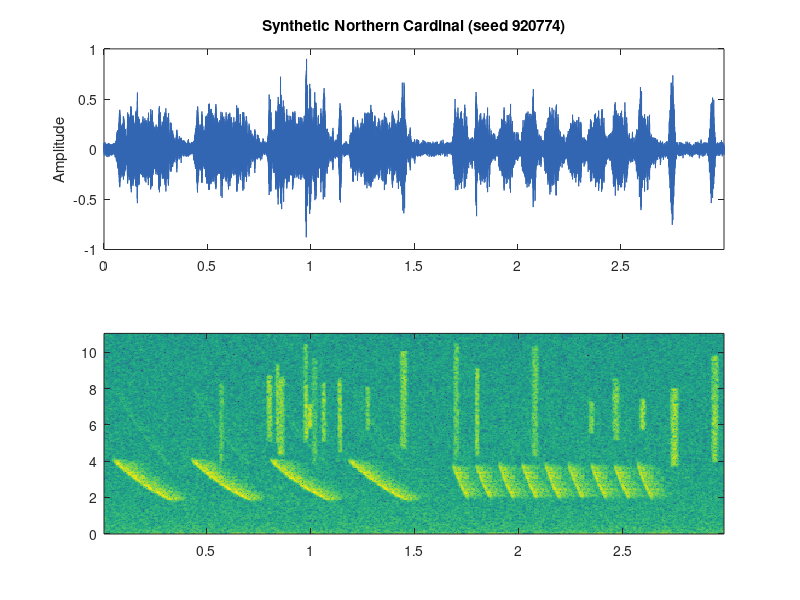

Write the MATLAB code that produced this figure. (Note: this script raises an error after producing the figure.)
function [y, fs, info] = birdCallGenerator(species, varargin)
%BIRDCALLGENERATOR Synthesize a bird song with FM/AM synthesis.
%   y = birdCallGenerator('Northern Cardinal') returns 3 seconds of
%   synthetic cardinal song at 22,050 Hz, the sample rate of the training
%   data, so the output can go straight into birdCallAnalyzer.
%
%   [y, fs, info] = birdCallGenerator(species, Name, Value, ...)
%
%   species   'Northern Cardinal' | 'American Robin' | 'Song Sparrow' |
%             'Bewick''s Wren' | 'Northern Mockingbird' | 'all'
%             Four-letter codes (NOCA, AMRO, SOSP, BEWR, NOMO) and single
%             words ('cardinal', 'robin', 'sparrow', 'wren', 'mockingbird')
%             also work.
%
%   Options
%     'Seed'      random seed. Each seed is a different song; the same seed
%                 always gives the same song. Default: random.
%     'Duration'  length in seconds (default 3, the training clip length)
%     'SNR'       background level, in dB below the song. Default: what is
%                 typical for that species in the training recordings
%                 (wren 11, cardinal 13, robin 15, sparrow 17,
%                 mockingbird 25). Inf = no background at all.
%     'Reverb'    amount of echo, 0 (none) to 1 (default 0.5)
%     'OutFile'   also write the song to this WAV file
%     'Play'      play it through the speakers (default false)
%     'Plot'      show waveform + spectrogram (default: true when called
%                 with no output arguments)
%     'Count'     with 'all': songs per species (default 3)
%     'OutDir'    with 'all': folder for the WAV files
%                 (default 'Synthetic Calls')
%
%   Examples
%     birdCallGenerator('cardinal', 'Play', true)
%     birdCallGenerator('NOCA', 'Seed', 4, 'OutFile', 'fake_cardinal.wav');
%     birdCallAnalyzer('fake_cardinal.wav')    % does the classifier buy it?
%     birdCallGenerator('all', 'Count', 5)     % 25 WAV files
%
%   How it works
%     Every note is a sinusoid whose instantaneous frequency follows a
%     contour f(t). The phase is the running integral of frequency,
%         phi(n) = 2*pi * cumsum(f) / fs,
%     so a falling f(t) gives a downslurred whistle (an FM chirp).
%     Harmonics add timbre, a raised-cosine envelope shapes each note's
%     attack and decay, fast sinusoidal FM + AM (100-300 Hz) turns a tone
%     into a buzz, and band-limited noise makes harsh calls. Each species
%     is a recipe that arranges these notes in time. Finally the song gets
%     the things every field recording has: slight pitch wobble, echoes
%     (reverb by FFT convolution), and background hiss with faint ticks.
%     Without them the analyzer hears pure tones in silence and calls
%     almost everything a mockingbird.
%
%   Uses only base MATLAB (no toolboxes).
%
%   See also birdCallAnalyzer, testGenerator.

    if nargin < 1 || isempty(species), species = 'Northern Cardinal'; end
    opt = parseOptions(varargin, nargout);
    fs  = 22050;

    if strcmpi(char(species), 'all')
        info = generateAll(opt, fs);
        if nargout > 0, y = []; end
        return;
    end

    [name, code, typicalSnr] = resolveSpecies(species);
    snr = opt.SNR;
    if isempty(snr), snr = typicalSnr; end
    seed = opt.Seed;
    if isempty(seed), seed = randi(1e6); end
    setSeed(seed);

    n = round(opt.Duration * fs);
    switch code
        case 'NOCA', y = cardinalSong(n, fs);
        case 'AMRO', y = robinSong(n, fs);
        case 'SOSP', y = songSparrowSong(n, fs);
        case 'BEWR', y = wrenSong(n, fs);
        case 'NOMO', y = mockingbirdSong(n, fs);
    end
    y = addReverb(y, fs, opt.Reverb);
    y = addBackground(y, fs, snr);
    y = 0.9 * y / max(abs(y));

    info = struct('species', name, 'code', code, 'fs', fs, 'seed', seed, ...
                  'snr', snr, 'file', opt.OutFile);
    if ~isempty(opt.OutFile)
        audiowrite(opt.OutFile, y, fs);
    end
    if opt.Play
        sound(y, fs);
    end
    if opt.Plot
        plotSong(y, fs, sprintf('Synthetic %s (seed %d)', name, seed));
    end
    if nargout == 0
        clear y      % don't print 66,000 samples when called without a semicolon
    end
end

%% ========================================================================
%  Species recipes. Frequencies in Hz, times in seconds. u(a,b) draws a
%  uniform random number, so every call varies a little, like real birds.
%  ========================================================================

function y = cardinalSong(n, fs)
% Loud, clear slurred whistles: a phrase of long slurs ("cheer cheer" going
% down, or "wheet wheet" going up), then a fast run of short downslurs
% ("chew-chew-chew"). Almost a pure tone; energy spread over 1.5-4.4 kHz.
    y = zeros(n, 1);  dur = n / fs;
    harm = [1 0.04 0.01];
    t = u(0.05, 0.25);
    while t < dur - 0.3
        % Phrase A: 2-4 long slurs
        goingDown = rand < 0.65;
        if goingDown
            fA = u(3800, 4400);  fB = u(1500, 1800);
        else
            fA = u(1500, 1800);  fB = u(3600, 4100);
        end
        len = u(0.22, 0.32);  gap = u(0.06, 0.12);
        for k = 1:randi([2 4])
            if goingDown
                x = note(fs, len, fA, fB, 'exp', harm, 0.05, 0.15);
            else
                x = note(fs, len, fA, fB, 'exp', harm, 0.15, 0.05);
            end
            y = place(y, u(0.85, 1) * x, t, fs);
            t = t + len + gap;
        end
        % Phrase B: fast, short downslurs
        t = t + u(0.05, 0.15);
        len = u(0.07, 0.11);  gap = u(0.03, 0.05);
        f1 = u(3500, 4000);   f2 = u(1600, 2000);
        for k = 1:randi([4 9])
            x = note(fs, len, f1, f2, 'exp', harm, 0.1, 0.2);
            y = place(y, u(0.8, 1) * x, t, fs);
            t = t + len + gap;
        end
        t = t + u(0.3, 0.7);
    end
end

function y = robinSong(n, fs)
% "Cheerily, cheer-up, cheerio": short phrases of 2-4 warbled syllables,
% each rising and falling within about 1.7-3.7 kHz, then a pause. The
% syllables in a phrase run together without breaks: one continuous
% voice that dips in loudness between syllables. Rounder and slower than
% a cardinal (about 2-3 phrases a second).
    y = zeros(n, 1);  dur = n / fs;
    harm = [1 0.08 0.02];
    t = u(0.05, 0.3);
    while t < dur - 0.2
        base = u(1900, 2300);                 % each phrase has its own pitch
        fc = [];  ac = [];
        for k = 1:randi([2 4])
            m  = round(u(0.10, 0.16) * fs);
            lo = base * u(0.9, 1.0);
            hi = base * u(1.35, 1.6);
            switch randi(4)
                case {1, 2}, fk = sweep(m, lo, hi, 'arch');
                case 3,      fk = sweep(m, hi, lo, 'lin');
                case 4,      fk = sweep(m, lo, hi, 'lin');
            end
            fc = [fc; fk];                                     %#ok<AGROW>
            ac = [ac; 0.55 + 0.45 * env(m, 0.3, 0.35)];        %#ok<AGROW>
        end
        x = tone(fc, fs, harm) .* ac .* env(numel(fc), 0.05, 0.1);
        y = place(y, u(0.8, 1) * x, t, fs);
        t = t + numel(fc)/fs + u(0.25, 0.5);
    end
end

function y = songSparrowSong(n, fs)
% Classic pattern: 2-4 clear introductory notes ("sweet sweet sweet"),
% a buzz, a rapid trill, then a jumble of short, varied notes. Brighter
% and busier than the whistlers; energy mostly 3-6 kHz.
    y = zeros(n, 1);  dur = n / fs;
    harm = [1 0.25 0.06];
    t = u(0.05, 0.3);
    while t < dur - 0.5
        % 1) Introductory notes
        f = u(2600, 3300);
        for k = 1:randi([2 4])
            len = u(0.07, 0.11);
            x = note(fs, len, 1.1*f, 0.9*f, 'lin', harm, 0.1, 0.3);
            y = place(y, x, t, fs);
            t = t + len + u(0.08, 0.14);
        end
        % 2) Buzz
        len = u(0.25, 0.45);
        x = buzz(fs, len, u(4100, 5000), u(800, 1400), u(120, 220), harm);
        y = place(y, 0.7 * x, t, fs);
        t = t + len + u(0.04, 0.08);
        % 3) Trill: fast, steep downsweeps
        rate = u(14, 20);
        fA = u(5500, 6800);  fB = u(2800, 3600);
        for k = 1:randi([6 12])
            x = note(fs, 0.6/rate, fA, fB, 'exp', harm, 0.1, 0.4);
            y = place(y, 0.8 * x, t, fs);
            t = t + 1/rate;
        end
        % 4) Terminal jumble
        for k = 1:randi([4 8])
            len = u(0.03, 0.08);
            f1 = u(2300, 6400);  f2 = f1 * u(0.6, 1.4);
            x = note(fs, len, f1, f2, 'lin', harm, 0.1, 0.4);
            y = place(y, u(0.6, 1) * x, t, fs);
            t = t + len + u(0.02, 0.06);
        end
        t = t + u(0.8, 1.5);                  % pause before the next song
    end
end

function y = wrenSong(n, fs)
% Bewick's Wren: thin and high. One or two buzzy or whistled intro notes,
% then two trills with different note shapes and speeds. Lives in the same
% 2.6-5.5 kHz range as the Song Sparrow, but is built from longer trills.
    y = zeros(n, 1);  dur = n / fs;
    harm = [1 0.2 0.05];
    t = u(0.05, 0.3);
    while t < dur - 0.5
        % Intro: high buzz or high downslurred whistle
        for k = 1:randi([1 2])
            len = u(0.15, 0.25);
            if rand < 0.5
                x = buzz(fs, len, u(4000, 5200), u(500, 800), u(150, 250), harm);
            else
                x = note(fs, len, u(5000, 5800), u(3300, 3900), 'exp', harm, 0.1, 0.3);
            end
            y = place(y, 0.8 * x, t, fs);
            t = t + len + u(0.06, 0.12);
        end
        % Trill 1: fast upsweeps
        rate = u(9, 13);
        fA = u(2900, 3400);  fB = u(4500, 5300);
        for k = 1:round(u(0.5, 0.9) * rate)
            x = note(fs, 0.6/rate, fA, fB, 'exp', harm, 0.2, 0.3);
            y = place(y, x, t, fs);
            t = t + 1/rate;
        end
        t = t + u(0.03, 0.08);
        % Trill 2: slower, lower downsweeps
        rate = u(6, 10);
        fA = u(4000, 4800);  fB = u(2600, 3000);
        for k = 1:round(u(0.4, 0.8) * rate)
            x = note(fs, 0.6/rate, fA, fB, 'exp', harm, 0.1, 0.35);
            y = place(y, 0.9 * x, t, fs);
            t = t + 1/rate;
        end
        t = t + u(0.6, 1.2);
    end
end

function y = mockingbirdSong(n, fs)
% The mimic: a run of different phrase types, each repeated 3-5 times
% before switching. Phrases are borrowed sounds:
% cardinal-like slurs, robin-like warbles, quick trills, two-note
% whistles, and the odd harsh "chack". Mostly tonal, around 1.8-3.8 kHz.
    y = zeros(n, 1);  dur = n / fs;
    harm = [1 0.06 0.015];
    t = u(0.0, 0.15);
    while t < dur
        x = mockPhrase(fs, harm);
        for r = 1:randi([3 5])
            y = place(y, u(0.8, 1) * x, t, fs);
            t = t + numel(x)/fs + u(0.06, 0.1);
        end
        t = t + u(0.15, 0.3);
    end
end

function x = mockPhrase(fs, harm)
% One phrase for the mockingbird to repeat.
    switch randi(6)
        case 1   % borrowed cardinal slur
            x = note(fs, u(0.15, 0.25), u(3200, 3800), u(1700, 2100), 'exp', harm, 0.08, 0.25);
        case 2   % borrowed robin warble: two arched syllables
            b = u(2000, 2500);
            x = [note(fs, u(0.08, 0.12), b, 1.2*b, 'arch', harm, 0.2, 0.3); ...
                 zeros(round(0.02*fs), 1); ...
                 note(fs, u(0.08, 0.12), 0.95*b, 1.4*b, 'arch', harm, 0.2, 0.3)];
        case 3   % quick trill
            r = u(18, 28);  f1 = u(2600, 3600);  f2 = f1 * u(0.75, 0.9);
            x = [];
            for k = 1:randi([4 7])
                x = [x; note(fs, 0.6/r, f1, f2, 'lin', harm, 0.1, 0.3); zeros(round(0.4*fs/r), 1)]; %#ok<AGROW>
            end
        case 4   % two-note whistle ("tee-oo")
            fA = u(2800, 3600);
            x = [note(fs, u(0.06, 0.1), fA, fA*1.05, 'lin', harm, 0.2, 0.2); ...
                 note(fs, u(0.08, 0.12), fA*0.8, fA*0.7, 'lin', harm, 0.1, 0.3)];
        case 5   % rising-falling whistle
            fA = u(1700, 2200);
            x = note(fs, u(0.15, 0.25), fA, fA*u(1.4, 1.7), 'arch', harm, 0.15, 0.25);
        case 6   % harsh "chack", softened by a tonal core
            len = u(0.05, 0.08);
            nz  = bandNoise(round(len*fs), fs, 1500, 4500);
            x   = (0.35*nz + note(fs, len, 2600, 2200, 'lin', harm, 0.05, 0.05)) ...
                  .* env(round(len*fs), 0.05, 0.6);
    end
end

%% ========================================================================
%  Building blocks
%  ========================================================================

function x = note(fs, dur, f1, f2, shape, harm, att, rel)
% One note: a frequency sweep from f1 to f2 with an attack/release envelope.
    n = max(2, round(dur * fs));
    x = tone(sweep(n, f1, f2, shape), fs, harm) .* env(n, att, rel);
end

function f = sweep(n, f1, f2, shape)
% Frequency contour over n samples.
%   'lin'   straight line from f1 to f2
%   'exp'   constant ratio per second (a straight line on a log axis)
%   'arch'  rises from f1 to f2 at the midpoint, then falls back to f1
    t = linspace(0, 1, n)';
    switch shape
        case 'lin',  f = f1 + (f2 - f1) * t;
        case 'exp',  f = f1 * (f2 / f1) .^ t;
        case 'arch', f = f1 + (f2 - f1) * sin(pi * t);
        otherwise,   error('birdCallGenerator:shape', 'Unknown sweep shape "%s".', shape);
    end
end

function y = tone(f, fs, harm)
% Harmonic tone following the frequency contour f (one value per sample).
% Phase = running integral of frequency, so the pitch follows f exactly.
% A slight random pitch wander is added because no real bird
% holds a perfectly steady pitch; without it every note is an unnaturally
% thin spectral line. (About 2% wander, at rates up to 120 Hz.)
    f   = f(:);
    f   = f .* (1 + 0.02 * smoothNoise(numel(f), fs, 120));
    phi = 2*pi * cumsum(f) / fs;
    y   = zeros(size(f));
    for k = 1:numel(harm)
        if harm(k) == 0, continue; end
        ok = k * f < 0.45 * fs;                  % drop harmonics that would alias
        y  = y + harm(k) * sin(k * phi) .* ok;
    end
end

function e = env(n, att, rel)
% Raised-cosine attack and release; att and rel are fractions of the note.
    e  = ones(n, 1);
    na = max(1, round(att * n));
    nr = max(1, round(rel * n));
    e(1:na) = 0.5 - 0.5*cos(pi * (0:na-1)' / na);
    e(end-nr+1:end) = e(end-nr+1:end) .* (0.5 + 0.5*cos(pi * (1:nr)' / nr));
end

function x = buzz(fs, dur, fc, depth, rate, harm)
% Buzz: a carrier whose pitch and loudness wobble 'rate' times a second.
    n  = max(2, round(dur * fs));
    t  = (0:n-1)' / fs;
    f  = fc + depth * sin(2*pi*rate*t);
    am = 0.55 + 0.45 * cos(2*pi*rate*t);
    x  = tone(f, fs, harm) .* am .* env(n, 0.1, 0.2);
end

function w = smoothNoise(n, fs, bw)
% Random signal in [-1, 1] containing only frequencies below bw Hz.
    W  = fft(randn(n, 1));
    fr = (0:n-1)' * fs / n;
    fr = min(fr, fs - fr);
    W(fr > bw) = 0;
    w  = real(ifft(W));
    w  = w / (max(abs(w)) + eps);
end

function y = addReverb(y, fs, wet)
% Echoes off trees and ground: convolve with an impulse response of
% exponentially decaying noise (60 dB of decay in rt60 seconds), done with
% the FFT because direct convolution of 66,000 x 5,000 samples is slow.
    if wet <= 0, return; end
    rt60 = 0.25;
    nIr  = round(rt60 * fs);
    t    = (0:nIr-1)' / fs;
    ir   = randn(nIr, 1) .* exp(-6.9 * t / rt60);
    nfft = 2^nextpow2(numel(y) + nIr - 1);
    r    = real(ifft(fft(y, nfft) .* fft(ir, nfft)));
    r    = r(1:numel(y));
    r    = r * sqrt(mean(y.^2) / (mean(r.^2) + eps));      % match loudness
    y    = (1 - wet) * y + wet * r;
end

function x = bandNoise(n, fs, fLo, fHi)
% White noise band-limited to [fLo, fHi] Hz by zeroing FFT bins.
    X = fft(randn(n, 1));
    f = (0:n-1)' * fs / n;
    f = min(f, fs - f);                          % frequency of each bin
    X(f < fLo | f > fHi) = 0;
    x = real(ifft(X));
    x = x / (max(abs(x)) + eps);
end

function y = place(y, x, t0, fs)
% Mix note x into y starting at t0 seconds; anything past the end is cut.
    i0 = round(t0 * fs) + 1;
    if i0 > numel(y), return; end
    i1 = min(numel(y), i0 + numel(x) - 1);
    y(i0:i1) = y(i0:i1) + x(1:i1-i0+1);
end

function y = addBackground(y, fs, snrDb)
% Real recordings always have sound under the bird. Two layers, scaled to
% sit snrDb below the song:
%   1) steady hiss whose power falls off with frequency (~1/f^0.6, between
%      white and pink noise), and
%   2) scattered faint ticks in the 3.5-10 kHz range (insects, distant
%      birds) at random times, about 8 a second, so the high bands
%      flicker the way they do in field recordings instead of sitting flat.
    if isinf(snrDb), return; end
    n = numel(y);
    sig   = y(abs(y) > 1e-3 * max(abs(y)));      % RMS of the song itself
    level = sqrt(mean(sig.^2)) * 10^(-snrDb/20);

    X = fft(randn(n, 1));
    f = (0:n-1)' * fs / n;
    f = min(f, fs - f);
    f(1) = f(2);                                 % avoid dividing by zero at DC
    hiss = real(ifft(X ./ f.^0.3));              % amplitude ~ f^-0.3, power ~ f^-0.6
    hiss = hiss / sqrt(mean(hiss.^2));

    ticks = zeros(n, 1);
    t = 0;
    while true
        t = t - log(rand) / 8;                   % random (Poisson) arrival times
        if t >= n/fs, break; end
        m = round(u(0.01, 0.05) * fs);
        x = bandNoise(m, fs, u(3500, 6000), u(7000, 10500)) .* env(m, 0.5, 0.5);
        ticks = place(ticks, u(0.5, 1.5) * x, t, fs);
    end
    ticks = ticks / sqrt(mean(ticks.^2) + eps);

    y = y + level * (hiss + 2 * ticks);
end

function r = u(a, b)
% Uniform random number in [a, b].
    r = a + (b - a) * rand;
end

function setSeed(seed)
    if exist('rng', 'file') || exist('rng', 'builtin')
        rng(seed);
    else
        rand('seed', seed); randn('seed', seed); %#ok<RAND>
    end
end

%% ========================================================================
%  Options, batch mode, plotting
%  ========================================================================

function [name, code, snr] = resolveSpecies(s)
% Name, code, and typical recording SNR (dB) for each species. The SNRs
% were calibrated against the training recordings: wren and sparrow clips
% are the noisiest (spectral flatness ~0.015), mockingbird clips the
% cleanest (~0.005; they sing loudly from exposed perches).
    names = {'Bewick''s Wren', 'Northern Cardinal', 'American Robin', ...
             'Song Sparrow', 'Northern Mockingbird'};
    codes = {'BEWR', 'NOCA', 'AMRO', 'SOSP', 'NOMO'};
    words = {'wren', 'cardinal', 'robin', 'sparrow', 'mockingbird'};
    snrs  = [11 13 15 17 25];
    s = lower(strtrim(char(s)));
    for k = 1:numel(names)
        if strcmpi(s, names{k}) || strcmpi(s, codes{k}) || ~isempty(strfind(s, words{k}))
            name = names{k};  code = codes{k};  snr = snrs(k);
            return;
        end
    end
    error('birdCallGenerator:species', 'Unknown species "%s". Use one of: %s, or ''all''.', ...
          s, strjoin(names, ', '));
end

function opt = parseOptions(args, nOut)
    opt = struct('Seed', [], 'Duration', 3, 'SNR', [], 'Reverb', 0.5, 'OutFile', '', ...
                 'Play', false, 'Plot', nOut == 0, 'Count', 3, ...
                 'OutDir', 'Synthetic Calls');
    if mod(numel(args), 2) ~= 0
        error('birdCallGenerator:options', 'Options must come in Name, Value pairs.');
    end
    names = fieldnames(opt);
    for k = 1:2:numel(args)
        hit = names(strcmpi(names, char(args{k})));
        if isempty(hit)
            error('birdCallGenerator:options', 'Unknown option "%s".', char(args{k}));
        end
        opt.(hit{1}) = args{k+1};
    end
    opt.OutFile = char(opt.OutFile);
    opt.OutDir  = char(opt.OutDir);
    if ~isscalar(opt.Duration) || opt.Duration < 1
        error('birdCallGenerator:options', 'Duration must be at least 1 second.');
    end
end

function info = generateAll(opt, fs)
% Write opt.Count songs per species to opt.OutDir. Seeds are fixed
% (species index * 1000 + song number, plus 'Seed' if given), so the same
% call always produces the same files.
    codes = {'BEWR', 'NOCA', 'AMRO', 'SOSP', 'NOMO'};
    base  = opt.Seed;
    if isempty(base), base = 0; end
    if ~exist(opt.OutDir, 'dir'), mkdir(opt.OutDir); end
    files = {};  species = {};
    for c = 1:numel(codes)
        for k = 1:opt.Count
            file = fullfile(opt.OutDir, sprintf('synthetic_%s_%02d.wav', codes{c}, k));
            [~, ~, one] = birdCallGenerator(codes{c}, 'Seed', base + 1000*c + k, ...
                'Duration', opt.Duration, 'SNR', opt.SNR, 'Reverb', opt.Reverb, ...
                'OutFile', file, 'Plot', false);
            files{end+1, 1}   = file;         %#ok<AGROW>
            species{end+1, 1} = one.species;  %#ok<AGROW>
        end
    end
    info = struct('files', {files}, 'species', {species}, 'fs', fs);
    fprintf('Wrote %d synthetic calls to "%s".\n', numel(files), opt.OutDir);
end

function plotSong(y, fs, titleStr)
% Waveform + spectrogram (manual STFT, same settings as birdCallAnalyzer).
    figure('Name', 'Bird Call Generator', 'Position', [100 100 1000 500]);
    t = (0:numel(y)-1) / fs;
    ax1 = subplot(2, 1, 1);
    plot(ax1, t, y, 'Color', [0.2 0.4 0.7]);
    xlim(ax1, [0 t(end)]);  ylabel(ax1, 'Amplitude');
    title(ax1, strrep(titleStr, '_', '\_'));

    [S, tt, ff] = stftDb(y, fs);
    ax2 = subplot(2, 1, 2);
    imagesc(ax2, tt, ff/1000, S);
    axis(ax2, 'xy');  colormap(ax2, parula);
    mx = max(S(:));  set(ax2, 'CLim', [mx-80 mx]);
    ylabel(ax2, 'Frequency (kHz)');  xlabel(ax2, 'Time (s)');
    title(ax2, 'Spectrogram');
    linkaxes([ax1 ax2], 'x');
end

function [S, tt, ff] = stftDb(x, fs)
    nfft = 512;  hop = 128;
    w  = 0.5 - 0.5*cos(2*pi*(0:nfft-1)'/(nfft-1));
    nF = max(1, 1 + floor((numel(x) - nfft)/hop));
    xp = [x(:); zeros(max(0, nfft - numel(x)), 1)];
    idx = (1:nfft)' + (0:nF-1)*hop;
    S  = abs(fft(xp(idx) .* w, nfft));
    S  = 20*log10(S(1:nfft/2+1, :) + 1e-6);
    tt = ((0:nF-1)*hop + nfft/2) / fs;
    ff = (0:nfft/2) * fs / nfft;
end
